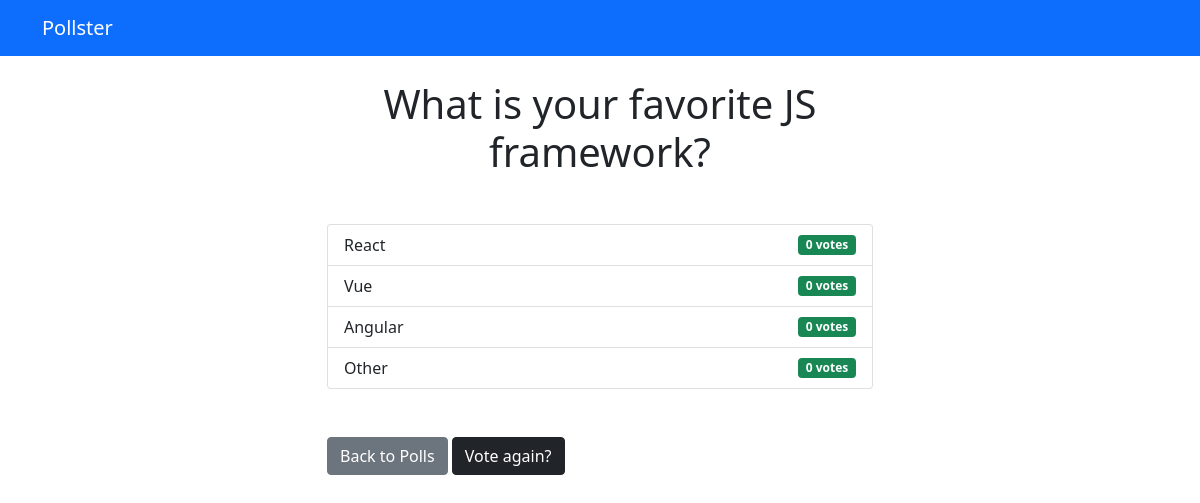
/polls/2/results, run on an earlier commit of the app's database.
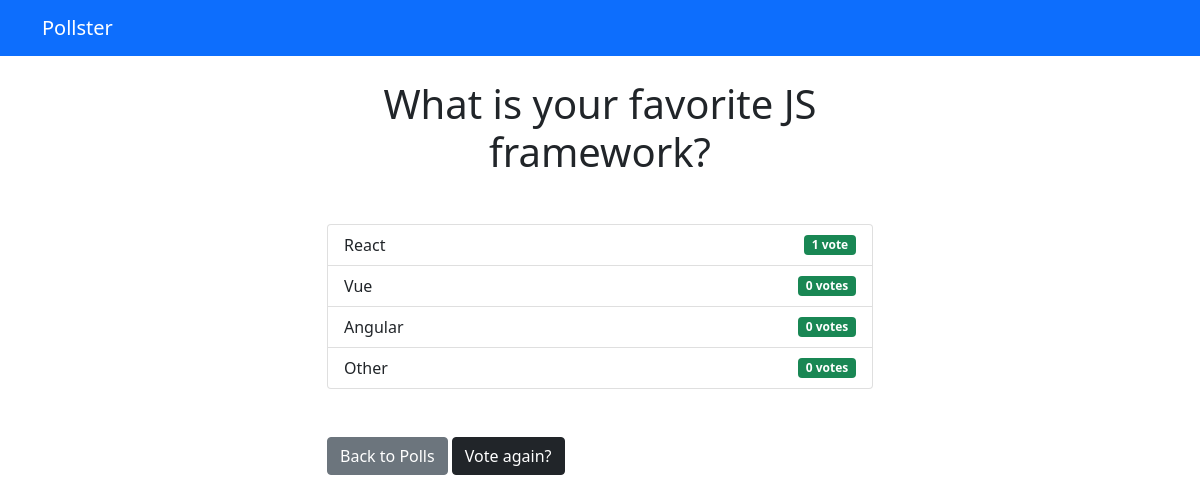
And on a later commit of the database.
### polls/models.py (models this page shows, shortened)
class Question(models.Model):
    question_text = models.CharField(max_length=200, blank=True)
    publication_date = models.DateTimeField('date published')

class Choice(models.Model):
    question = models.ForeignKey(Question, on_delete=models.CASCADE, related_name='choice')
    choice_text = models.CharField(max_length=200)
    votes = models.IntegerField(default=0)

### polls/views.py (the view)
# urls.py: path('<int:question_id>/results', views.results, name='results'),
def results(request, question_id):
    question = get_object_or_404(Question, pk=question_id)
    return render(request, 'polls/results.html', {'question': question})

### templates/polls/results.html
{% extends 'base.html' %}
{% block content %}
<h1 class="mb-5 text-center">{{ question.question_text }}</h1>
<ul class="list-group mb-5">
    {% for choice in question.choice.all %}
    <li class="list-group-item justify-content-between align-items-center d-flex">
        {{ choice.choice_text }}
        <span class="badge bg-success float-right">
            {{ choice.votes }} vote{{ choice.votes | pluralize }}
        </span>
    </li>
    {% endfor %}
</ul>
<a href="{% url 'polls:index' %}" class="btn btn-secondary">Back to Polls</a>
<a href="{% url 'polls:details' question.id %}" class="btn btn-dark">Vote again?</a>
{% endblock %}

### templates/base.html (shortened to what this page needs)
<!DOCTYPE html>
<html lang="en">
<head>
    <link href="https://cdn.jsdelivr.net/npm/bootstrap@5.1.3/dist/css/bootstrap.min.css" rel="stylesheet"
 />
</head>
<body>
    {% include 'partials/_navbar.html' %}
    <div class="container">
        <div class="row">
            <div class="col-md-6 m-auto">
                {% block content %}
                {% endblock %}
            </div>
        </div>
    </div>
</body>
</html>

### templates/partials/_navbar.html
<nav class="navbar navbar-dark bg-primary mb-4">
    <div class="container">
        <a class="navbar-brand" href="/">Pollster</a>
    </div>
</nav>

What changed in the data, as far as the page shows it:
changed Choice "React": votes "0" → "1"; votes|pluralize "s" → (not shown)
